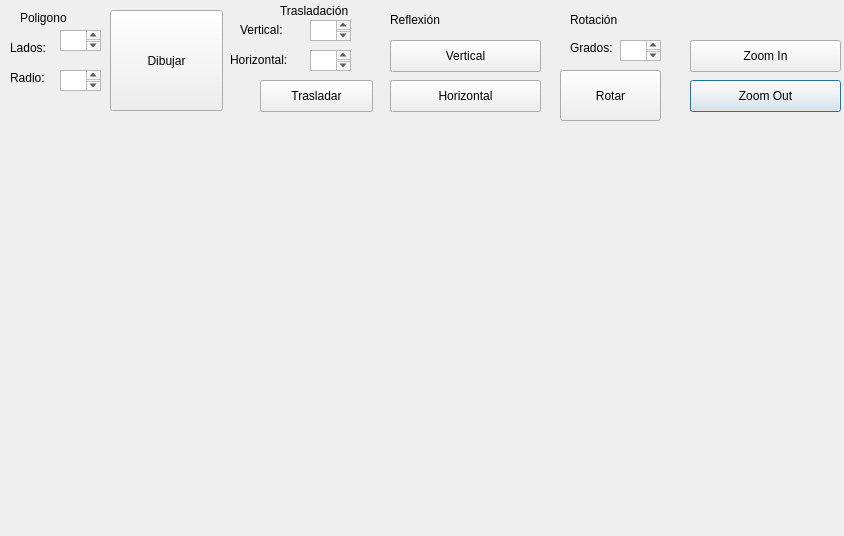
<?xml version="1.0" encoding="UTF-8"?>
<ui version="4.0">
 <class>poligono</class>
 <widget class="QDialog" name="poligono">
  <property name="geometry">
   <rect>
    <x>0</x>
    <y>0</y>
    <width>844</width>
    <height>536</height>
   </rect>
  </property>
  <property name="windowTitle">
   <string>Dialog</string>
  </property>
  <widget class="QLabel" name="label">
   <property name="geometry">
    <rect>
     <x>20</x>
     <y>10</y>
     <width>71</width>
     <height>16</height>
    </rect>
   </property>
   <property name="text">
    <string>Poligono</string>
   </property>
  </widget>
  <widget class="QPushButton" name="pushButton_5">
   <property name="geometry">
    <rect>
     <x>690</x>
     <y>80</y>
     <width>151</width>
     <height>32</height>
    </rect>
   </property>
   <property name="text">
    <string>Zoom Out</string>
   </property>
  </widget>
  <widget class="QPushButton" name="pushButton">
   <property name="enabled">
    <bool>true</bool>
   </property>
   <property name="geometry">
    <rect>
     <x>110</x>
     <y>10</y>
     <width>113</width>
     <height>101</height>
    </rect>
   </property>
   <property name="text">
    <string>Dibujar</string>
   </property>
  </widget>
  <widget class="QPushButton" name="pushButton_4">
   <property name="geometry">
    <rect>
     <x>690</x>
     <y>40</y>
     <width>151</width>
     <height>32</height>
    </rect>
   </property>
   <property name="text">
    <string>Zoom In</string>
   </property>
  </widget>
  <widget class="QPushButton" name="pushButton_7">
   <property name="geometry">
    <rect>
     <x>390</x>
     <y>40</y>
     <width>151</width>
     <height>32</height>
    </rect>
   </property>
   <property name="text">
    <string>Vertical</string>
   </property>
  </widget>
  <widget class="QTextEdit" name="boxXinicio">
   <property name="geometry">
    <rect>
     <x>310</x>
     <y>50</y>
     <width>41</width>
     <height>21</height>
    </rect>
   </property>
  </widget>
  <widget class="QLabel" name="label_5">
   <property name="geometry">
    <rect>
     <x>570</x>
     <y>40</y>
     <width>51</width>
     <height>16</height>
    </rect>
   </property>
   <property name="text">
    <string>Grados:</string>
   </property>
  </widget>
  <widget class="QPushButton" name="pushButton_3">
   <property name="geometry">
    <rect>
     <x>560</x>
     <y>70</y>
     <width>101</width>
     <height>51</height>
    </rect>
   </property>
   <property name="text">
    <string>Rotar</string>
   </property>
  </widget>
  <widget class="QLabel" name="label_4">
   <property name="geometry">
    <rect>
     <x>230</x>
     <y>50</y>
     <width>81</width>
     <height>20</height>
    </rect>
   </property>
   <property name="text">
    <string>Horizontal:</string>
   </property>
  </widget>
  <widget class="QLabel" name="label_9">
   <property name="geometry">
    <rect>
     <x>390</x>
     <y>10</y>
     <width>81</width>
     <height>20</height>
    </rect>
   </property>
   <property name="text">
    <string>Reflexión</string>
   </property>
  </widget>
  <widget class="QLabel" name="label_10">
   <property name="geometry">
    <rect>
     <x>570</x>
     <y>10</y>
     <width>81</width>
     <height>20</height>
    </rect>
   </property>
   <property name="text">
    <string>Rotación</string>
   </property>
  </widget>
  <widget class="QLabel" name="label_3">
   <property name="geometry">
    <rect>
     <x>10</x>
     <y>40</y>
     <width>41</width>
     <height>16</height>
    </rect>
   </property>
   <property name="text">
    <string>Lados:</string>
   </property>
  </widget>
  <widget class="QLabel" name="label_6">
   <property name="geometry">
    <rect>
     <x>240</x>
     <y>20</y>
     <width>91</width>
     <height>20</height>
    </rect>
   </property>
   <property name="text">
    <string>Vertical:</string>
   </property>
  </widget>
  <widget class="QPushButton" name="pushButton_2">
   <property name="geometry">
    <rect>
     <x>260</x>
     <y>80</y>
     <width>113</width>
     <height>32</height>
    </rect>
   </property>
   <property name="text">
    <string>Trasladar</string>
   </property>
  </widget>
  <widget class="QPushButton" name="pushButton_6">
   <property name="geometry">
    <rect>
     <x>390</x>
     <y>80</y>
     <width>151</width>
     <height>32</height>
    </rect>
   </property>
   <property name="text">
    <string>Horizontal</string>
   </property>
  </widget>
  <widget class="QLabel" name="label_8">
   <property name="geometry">
    <rect>
     <x>280</x>
     <y>0</y>
     <width>101</width>
     <height>21</height>
    </rect>
   </property>
   <property name="text">
    <string>Trasladación</string>
   </property>
  </widget>
  <widget class="QTextEdit" name="boxGrados">
   <property name="geometry">
    <rect>
     <x>620</x>
     <y>40</y>
     <width>41</width>
     <height>21</height>
    </rect>
   </property>
  </widget>
  <widget class="QTextEdit" name="boxLados">
   <property name="geometry">
    <rect>
     <x>60</x>
     <y>30</y>
     <width>41</width>
     <height>21</height>
    </rect>
   </property>
  </widget>
  <widget class="QTextEdit" name="boxYinicio">
   <property name="geometry">
    <rect>
     <x>310</x>
     <y>20</y>
     <width>41</width>
     <height>21</height>
    </rect>
   </property>
  </widget>
  <widget class="QLabel" name="label_7">
   <property name="geometry">
    <rect>
     <x>10</x>
     <y>70</y>
     <width>41</width>
     <height>16</height>
    </rect>
   </property>
   <property name="text">
    <string>Radio:</string>
   </property>
  </widget>
  <widget class="QTextEdit" name="boxRadio">
   <property name="geometry">
    <rect>
     <x>60</x>
     <y>70</y>
     <width>41</width>
     <height>21</height>
    </rect>
   </property>
  </widget>
 </widget>
 <resources/>
 <connections/>
</ui>
